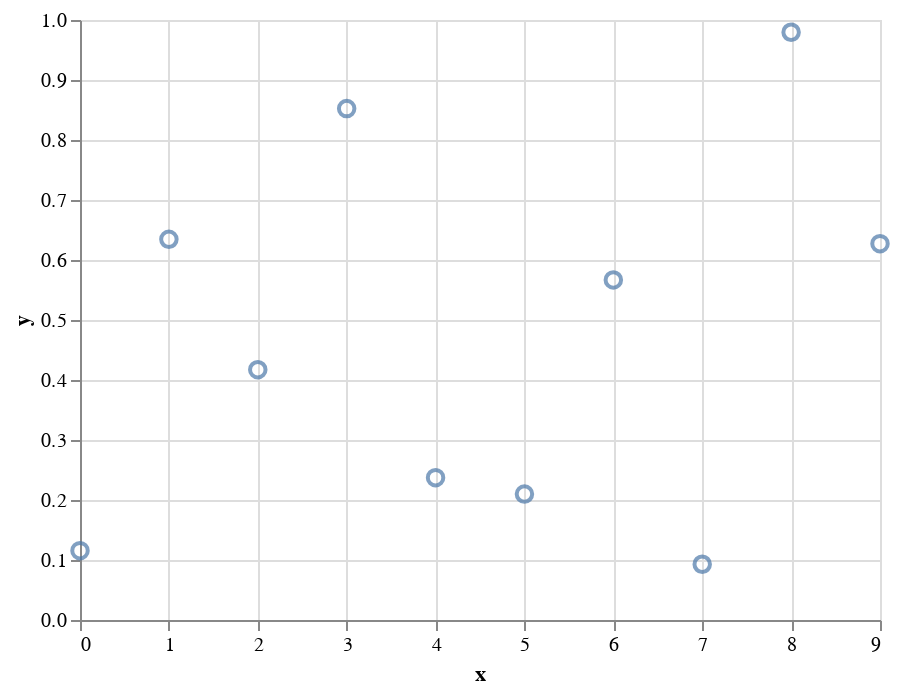

Here is the notebook cell this chart was saved with:
### Code cell
alt.Chart(data).mark_point(
    size=60
).encode(
    x='x',
    y='y',
    tooltip=[
        alt.Tooltip(field='x', type='quantitative', title='Value of X'),
        alt.Tooltip(field='y', type='quantitative', title='Value of Y')
    ]
)

### Figure 1 — Vega-Lite specification as saved in the notebook (floating-point values rounded to 4 significant figures)
{"config": {"view": {"continuousWidth": 400, "continuousHeight": 300}}, "data": {"name": "data-1b34e13edec380321f6b4a1b06eda2e5"}, "mark": {"type": "point", "size": 60}, "encoding": {"tooltip": [{"type": "quantitative", "field": "x", "title": "Value of X"}, {"type": "quantitative", "field": "y", "title": "Value of Y"}], "x": {"type": "quantitative", "field": "x"}, "y": {"type": "quantitative", "field": "y"}}, "$schema": "https://vega.github.io/schema/vega-lite/v4.8.1.json", "datasets": {"data-1b34e13edec380321f6b4a1b06eda2e5": [{"x": 0, "y": 0.1156}, {"x": 1, "y": 0.6345}, {"x": 2, "y": 0.4171}, {"x": 3, "y": 0.8523}, {"x": 4, "y": 0.2372}, {"x": 5, "y": 0.21}, {"x": 6, "y": 0.5668}, {"x": 7, "y": 0.09294}, {"x": 8, "y": 0.9796}, {"x": 9, "y": 0.6272}]}}
